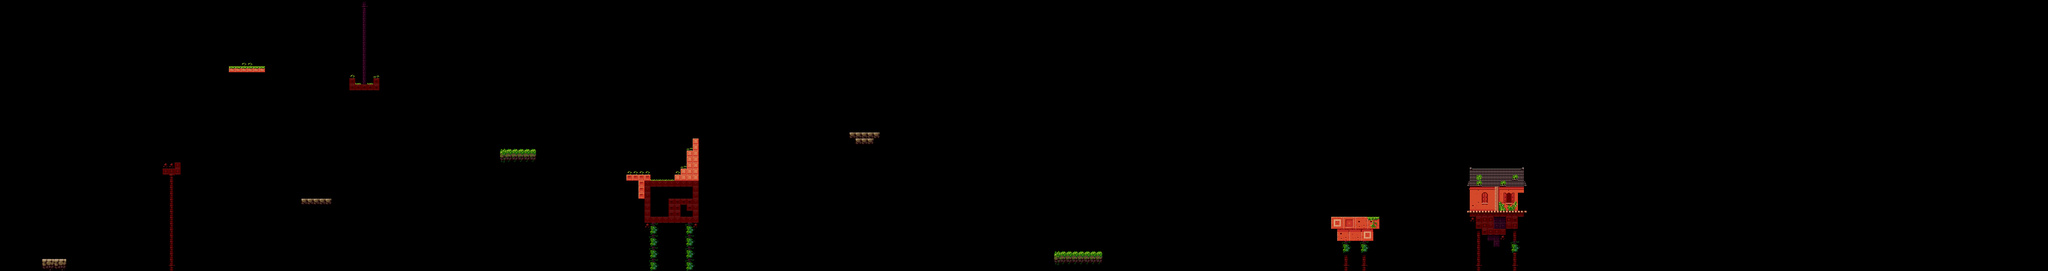

A 2D game scene composited from a Tiled map and its tileset images. What follows is a short description and the map's XML, with each tile layer's data collapsed to a summary:
An orthogonal 340x45 tile map with 16x16 px tiles, 1 tile layer (Tile Layer 1) and 2 objects (ScrollingBackground, Player).

<map version="1.10" tiledversion="1.10.2" orientation="orthogonal" renderorder="right-down" width="340" height="45" tilewidth="16" tileheight="16" infinite="0" nextlayerid="4" nextobjectid="4">
 <properties>
  <property name="bullet" value="assets/objects/bullet.png" />
  <property name="explosion" value="assets/objects/explosions.png" />
  <property name="lives" value="assets/objects/lives.png" />
  <property name="sky_bg" value="assets/ui/sky_bg.png" />
  <property name="spectra" value="assets/objects/spectra.png" />
  <property name="turret" value="assets/objects/turret.png" />
 </properties>
 <tileset firstgid="1" name="map1_tileset" tilewidth="16" tileheight="16" tilecount="391" columns="23">
  <image source="assets/tilesets/map1_tileset.png" width="368" height="272" />
 </tileset>
 <objectgroup id="3" name="Object Layer 2">
  <object id="3" name="Background" type="ScrollingBackground" x="0" y="0" width="1280" height="720">
   <properties>
    <property name="animSpeed" value="2" />
    <property name="numFrames" value="1" />
    <property name="textureID" value="sky_bg" />
   </properties>
  </object>
 </objectgroup>
 <layer id="1" name="Tile Layer 1" width="340" height="45">
  <properties>
   <property name="collidable" value="" />
  </properties>
  <data>[15300 cells, 414 non-empty, 125 distinct tile ids]</data>
 </layer>
 <objectgroup id="2" name="Object Layer 1">
  <object id="1" type="Player" x="58.6667" y="284" width="64" height="64">
   <properties>
    <property name="numFrames" value="2" />
    <property name="textureID" value="spectra" />
   </properties>
  </object>
 </objectgroup>
</map>
